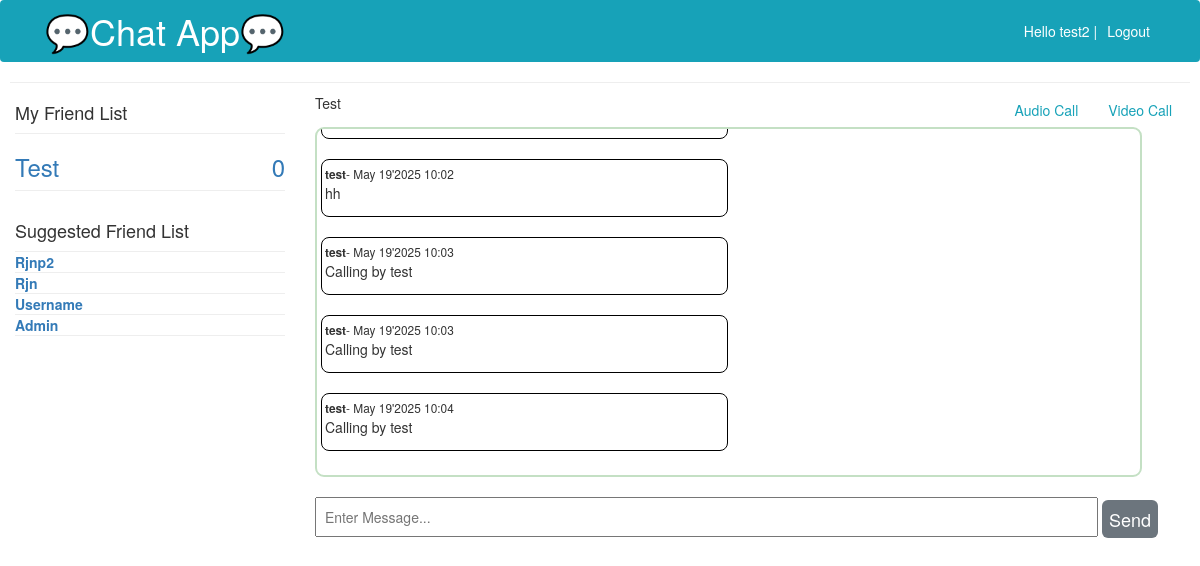
The app's page /chat_5 (signed in), older data.
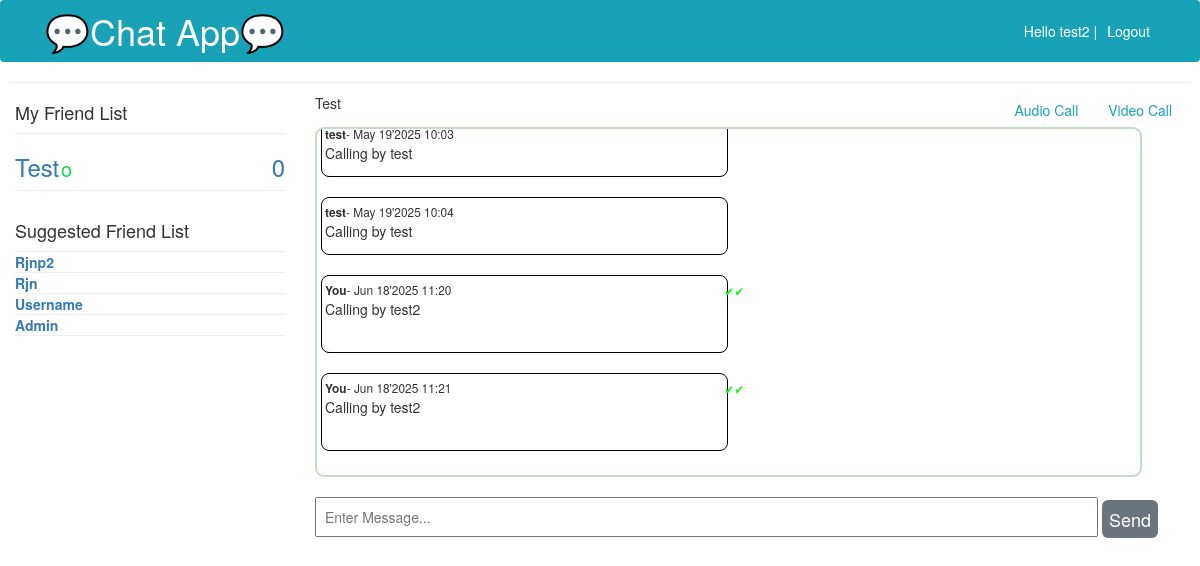
The same page, newer data.
### chat/models.py (models this page shows, shortened)
class ChatMessage(models.Model):
    id = models.UUIDField(primary_key = True,editable = False)
    chat_session = models.ForeignKey(ChatSession,on_delete=models.CASCADE,related_name='user_messages')
    user = models.ForeignKey(User, verbose_name='message_sender',on_delete=models.CASCADE)
    message_detail = models.JSONField()
    class Meta:
        ordering = ['-message_detail__timestamp']
    @staticmethod
    def count_overall_unread_msg(user_id):
        total_unread_msg = 0
        user_all_friends = ChatSession.objects.filter(Q(user1__id = user_id) | Q(user2__id = user_id))
        for ch_session in user_all_friends:
            un_read_msg_count = ChatMessage.objects.filter(chat_session = ch_session.id,message_detail__read = False).exclude(user__id = user_id).count()
            total_unread_msg += un_read_msg_count
        return total_unread_msg

### chat/views.py (the view)
# urls.py: path('', views.home, name ='home'),
@login_required
def home(request, room_name=None):
    unread_msg = ChatMessage.count_overall_unread_msg(request.user.id)
    user_inst = request.user
    user_all_friends = ChatSession.objects.filter(Q(user1 = user_inst) | Q(user2 = user_inst)).select_related('user1','user2').order_by('-updated_on')
    all_friends = []
    for ch_session in user_all_friends:
        user,user_inst = [ch_session.user2,ch_session.user1] if request.user.username == ch_session.user1.username else [ch_session.user1,ch_session.user2]
        un_read_msg_count = ChatMessage.objects.filter(chat_session = ch_session.id,message_detail__read = False).exclude(user = user_inst).count()
        data = {
            "user_name" : user.username,
            "room_name" : ch_session.room_group_name,
            "un_read_msg_count" : un_read_msg_count,
            "status" : user.profile_detail.is_online,
            "user_id" : user.id
        }
        all_friends.append(data)
    user_1 = request.user
    user_all_friends = ChatSession.objects.filter(Q(user1 = user_1) | Q(user2 = user_1))
    user_list = []
    for ch_session in user_all_friends:
        user_list.append(ch_session.user1.id)
        user_list.append(ch_session.user2.id)
    all_user = User.objects.exclude(Q(username=user_1.username)|Q(id__in = list(set(user_list))))
    opposite_user = None
    fetch_all_message= None
    if room_name:
        current_user = request.user
        try:
            check_user = ChatSession.objects.filter(Q(id = room_name[5:])&(Q(user1 = current_user)|Q(user2 = current_user)))
        except Exception:
            return HttpResponse("Something went wrong!!!")
        if check_user.exists():
            chat_user_pair = check_user.first()
            opposite_user = chat_user_pair.user2 if chat_user_pair.user1.username == current_user.username else chat_user_pair.user1
            fetch_all_message = ChatMessage.objects.filter(chat_session__id = room_name[5:]).order_by('message_detail__timestamp')
        else:
            return HttpResponse("You have't permission to chatting with this user!!!")
    context = {'unread_msg':unread_msg,
               'user_list': all_friends,
               'all_user' : all_user,
               'room_name' : room_name,
                'opposite_user' : opposite_user,
                'fetch_all_message' : fetch_all_message}
    return render(request, 'chat/home.html', context)

### chat/models.py (called while the page is built)
    @property
    def room_group_name(self):
        return f'chat_{self.id}'

### chat/templatetags/convert_date.py (called while the page is built)
@register.filter(expects_localtime=True)
def convert_date(value):
    return datetime.datetime.strptime(value, '%Y-%m-%d %H:%M:%S.%f')

### chat/templates/chat/home.html (shortened to what this page needs)
{% extends './base.html' %}
{% load convert_date %}
{% block content %}
<div class="row" id="overall-div">
    <div class="col-3">
        {% if request.user.is_authenticated %}
        <div class="friend_list">
            <h4>My Friend List</h4>
            <div>
                {% if user_list %}
                {% for user in user_list %}
                <hr style="margin:0;" />
                <div id={{user.user_name}}>
                    <a href="{% url 'chat:home' user.room_name %}" style="text-decoration: none;">
                        <h3>{{user.user_name | title}}
                            <small id="status" style="color: rgb(11, 219, 73); font-size: 20px; margin-left: -5px;">{%if user.status %} o {% endif %}</small>
                            <span id="unread" style="float: right;">{{user.un_read_msg_count}}</span>
                        </h3>
                    </a>
                </div>
                {% endfor %}
                <hr style="margin:0;" />
                {% else %}
                <p>No more users....</p>
                {% endif %}
            </div>
        </div>
        <br>
        <div class="suggested_friend_list">
            <h4>Suggested Friend List</h4>
            <div>
                {% if all_user %}
                {% for user in all_user %}
                <hr style="margin:0;" />
                <div id={{user.user_name}}>
                    <a href="{% url 'chat:create_friend' user.id %}"
                        style="text-decoration: none;"><strong>{{user.username| title}}</strong></a>
                </div>
                {% endfor %}
                <hr style="margin:0;" />
                {% else %}
                <p>No more users....</p>
                {% endif %}
            </div>
        </div>
        {% endif %}
    </div>
    <div class="col-9 content">
        {% if room_name %}
        <div class="contact-profile">
            <p id="callName">{{opposite_user.username | title}}</p>
            <div id="older_msg_div">
              <button class="btn btn-outline-info" onclick="call(video=false)">Audio Call</button>
              <button class="btn btn-outline-info" onclick="call(video=true)">Video Call</button>
            </div>
          </div>
        <div id="chat-main">
            <div id="chat-log" class="scroll">
                {% for msg in fetch_all_message %}
                <div class="chat_box" id="{{msg.id}}">
                    <small> <b class="check_user">{{msg.user.username}}</b>- {{msg.message_detail.timestamp |convert_date | date:"M d'Y f"}}</small>
                    <p>{{msg.message_detail.msg}}</p>
                    {% if msg.user == request.user %}
                    {% if msg.message_detail.read %}
                    <small id="as_read" style="color:rgb(8, 255, 8)">✔✔</small>
                    {% else %}
                    <small id="as_read" style="color: #bbb8b8;">✔✔</small>
                    {% endif %}
                    {% endif %}
                </div>
                <br>
                {% endfor %}
            </div><br>
            <input id="chat-message-input" type="text" placeholder="Enter Message..." autofocus
                style="width: 90%; padding: 8px;">
            <input class="btn btn-secondary btn-lg" id="chat-message-submit" type="button" value="Send" style="padding: 6px;">
        </div>
        {%endif%}
    </div>
</div>
{% endblock %}

Row changes from the older to the newer data that the page shows:
no longer on this page (row unchanged): ChatMessage: user.username "test", message_detail.timestamp|convert_date "May 19'2025 10:02", message_detail.msg "hh"
no longer on this page (row unchanged): ChatMessage: user.username "test", message_detail.timestamp|convert_date "May 19'2025 10:03", message_detail.msg "Calling by test"
added ChatMessage: message_detail.timestamp|convert_date "Jun 18'2025 11:20", message_detail.msg "Calling by test2"
added ChatMessage: message_detail.timestamp|convert_date "Jun 18'2025 11:21", message_detail.msg "Calling by test2"
Text that changed along with them:
new list line: "o"
